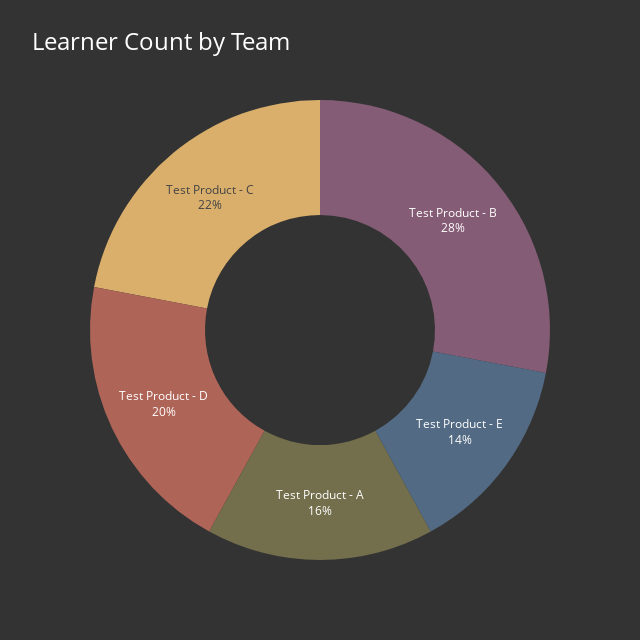

The cell this chart's notebook holds for it:
### Code cell
df_type = DataFrame(learners)
type_value_counts = df_type["labsProject"].value_counts()
data = go.Pie(
    labels=type_value_counts.index,
    values=type_value_counts.values,
    hole=0.5,
    textinfo="percent+label",
    textfont={"size": 12},
    hoverinfo="text+label+value",
    textposition='inside',
    showlegend=False,
)
layout = go.Layout(
    title={
        "text": "Learner Count by Team",
        "font": {"color": "white", "size": 24},
    },
    colorway=px.colors.qualitative.Antique,
    width=640,
    height=640,
    paper_bgcolor="#333333",
)
figure = go.Figure(data, layout)
figure.show()

### Figure 1 — Plotly figure (JSON) as saved in the notebook; plotly's stock layout.template omitted (floating-point values rounded to 4 significant figures)
{"data": [{"hole": 0.5, "hoverinfo": "text+label+value", "labels": ["Test Product - B", "Test Product - C", "Test Product - D", "Test Product - A", "Test Product - E"], "showlegend": false, "textfont": {"size": 12}, "textinfo": "percent+label", "textposition": "inside", "values": [14, 11, 10, 8, 7], "type": "pie"}], "layout": {"colorway": ["rgb(133, 92, 117)", "rgb(217, 175, 107)", "rgb(175, 100, 88)", "rgb(115, 111, 76)", "rgb(82, 106, 131)", "rgb(98, 83, 119)", "rgb(104, 133, 92)", "rgb(156, 156, 94)", "rgb(160, 97, 119)", "rgb(140, 120, 93)", "rgb(124, 124, 124)"], "height": 640, "paper_bgcolor": "#333333", "title": {"font": {"color": "white", "size": 24}, "text": "Learner Count by Team"}, "width": 640}}
